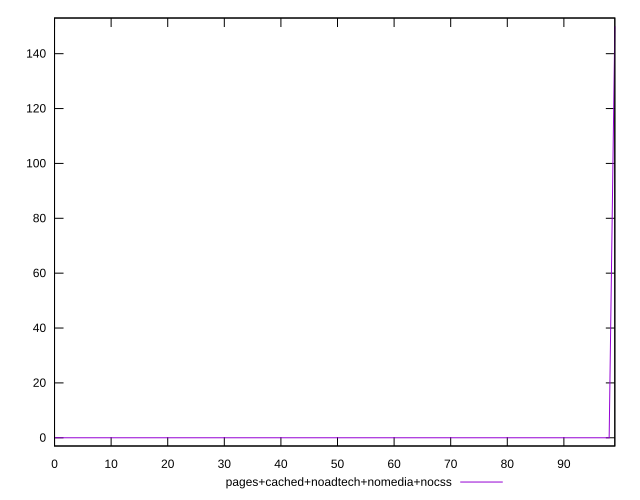

This chart was generated by the following gnuplot code:
reset

$pagesCachedNoadtechNomediaNocss <<EOF
0 0
1 0
2 0
3 0
4 0
5 0
6 0
7 0
8 0
9 0
10 0
11 0
12 0
13 0
14 0
15 0
16 0
17 0
18 0
19 0
20 0
21 0
22 0
23 0
24 0
25 0
26 0
27 0
28 0
29 0
30 0
31 0
32 0
33 0
34 0
35 0
36 0
37 0
38 0
39 0
40 0
41 0
42 0
43 0
44 0
45 0
46 0
47 0
48 0
49 0
50 0
51 0
52 0
53 0
54 0
55 0
56 0
57 0
58 0
59 0
60 0
61 0
62 0
63 0
64 0
65 0
66 0
67 0
68 0
69 0
70 0
71 0
72 0
73 0
74 0
75 0
76 0
77 0
78 0
79 0
80 0
81 0
82 0
83 0
84 0
85 0
86 0
87 0
88 0
89 0
90 0
91 0
92 0
93 0
94 0
95 0
96 0
97 0
98 0
99 150
EOF

set key outside below
set xrange [0:99]
set yrange [-3:153]
set trange [-3:153]
set terminal svg size 640, 500 enhanced background rgb 'white'
set output "report_00018_2021-02-10T15-25-16.877Z/unminified-javascript/comparison/sorted/4_vs_5.svg"

plot $pagesCachedNoadtechNomediaNocss title "pages+cached+noadtech+nomedia+nocss" with line

reset
